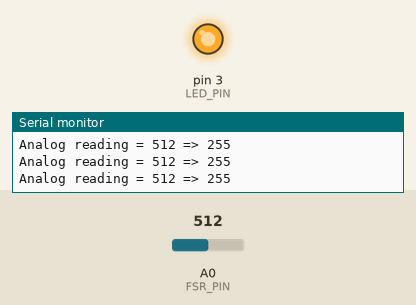
A sketch run on a simulated Arduino Uno, built with avr-gcc and run on an emulated ATmega328P. On the bench: output pins drawn as LEDs (lit = HIGH), the last lines printed to the serial monitor. The inputs (shaded band) are chosen by the test bench; at power-on: A0 (FSR_PIN) = 512.

Above: at 1.2 s.
1.3 s: A0 (FSR_PIN) set to 417
2.8 s: A0 (FSR_PIN) set to 383
At 3.2 s:
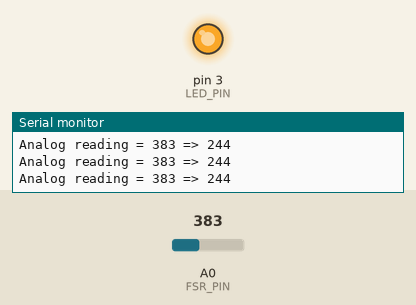
4.3 s: A0 (FSR_PIN) set to 122
At 4.7 s:
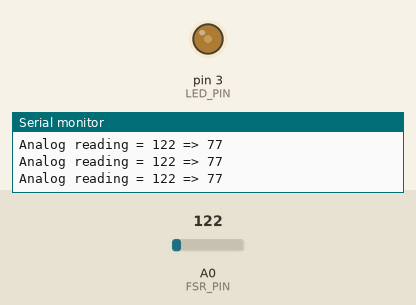
5.8 s: A0 (FSR_PIN) set to 0
At 6.2 s:
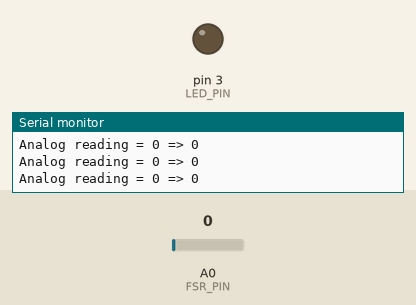
Timing chart, 0 to 8.3 s (numbered marks = the images above; inputs shaded):
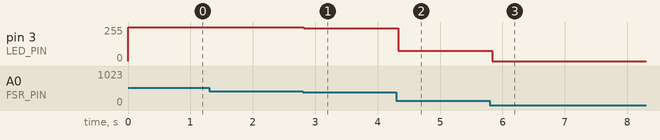

Measured:
- after the input at 2.8 s, pin 3 (LED_PIN): 255/255 → 244/255 at once
- after the input at 4.3 s, pin 3 (LED_PIN): 244/255 → 77/255 at once
- after the input at 5.8 s, pin 3 (LED_PIN): 77/255 → 0/255 at once

The sketch:

proj1-resistive-voltage-divider.ino
```cpp
#define FSR_PIN A0
#define LED_PIN 3

#define FSR_MIN 0
#define FSR_MAX 400

void setup() {
  Serial.begin(9600);
  pinMode(LED_PIN, OUTPUT);
  pinMode(FSR_PIN, INPUT);
}

void loop() {
  int fsrReading = analogRead(FSR_PIN);

  Serial.print("Analog reading = ");
  Serial.print(fsrReading);
  Serial.print(" => ");

  fsrReading= constrain(fsrReading, FSR_MIN, FSR_MAX);

  int outputValue = map(fsrReading, FSR_MIN, FSR_MAX, 0, 255);
  analogWrite(LED_PIN, outputValue);

  Serial.println(outputValue);

  delay(100);
}
```
